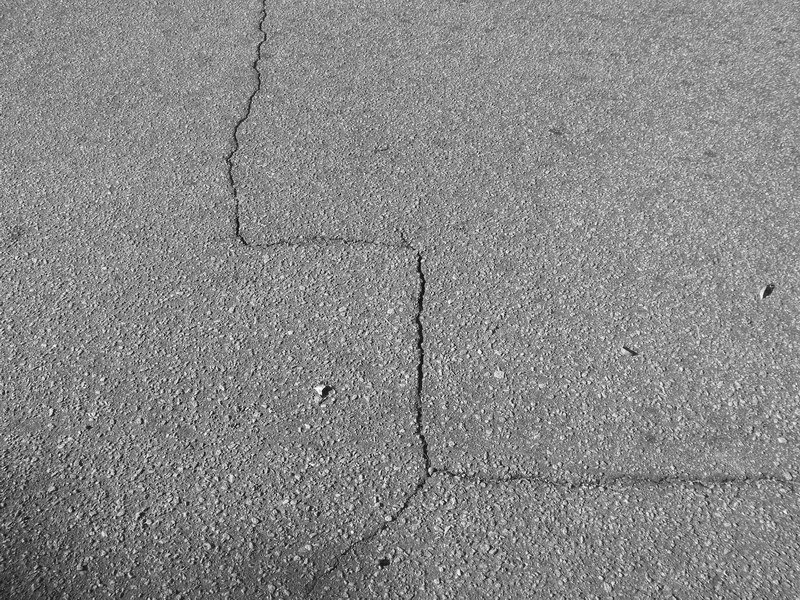
#> input picture training/6192.jpg, 800 x 600 px, found by its file name
$ python edge2.py   (older library calls are emulated)
#> lines starting #> are read from the running program, lines starting #| are printed output that depends on the picture
import cv2
import numpy as np
import matplotlib.pyplot as plt

img = cv2.imread('tree260/image/6192.jpg', 1)
#> img is the input picture: shape (600, 800, 3); min 0, max 255, mean 135.9
img = cv2.cvtColor(img, cv2.COLOR_BGR2RGB)
sobel_x = cv2.Sobel(img, cv2.CV_64F, 1, 0, ksize=5)
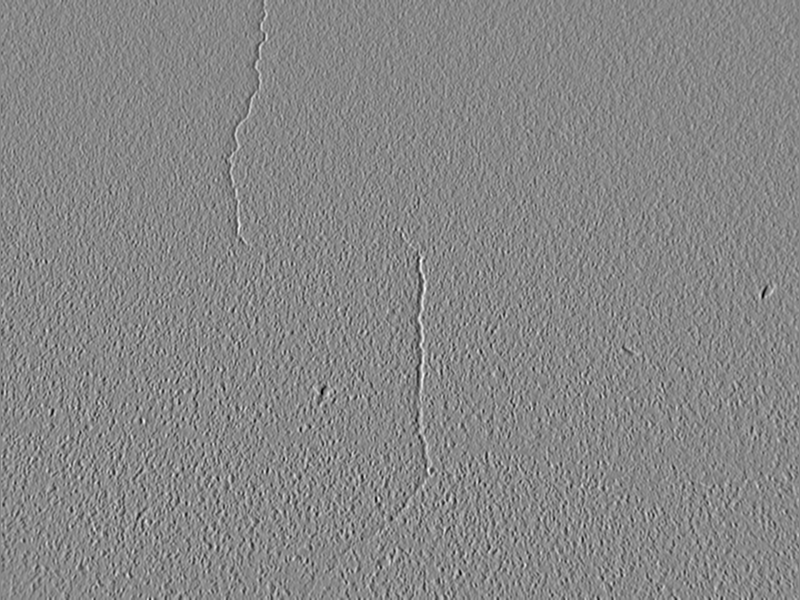
#> sobel_x: shape (600, 800, 3) float64; min -9053, max 7994, mean 2.9; drawn with min black and max white
sobel_y = cv2.Sobel(img, cv2.CV_64F, 0, 1, ksize=5)
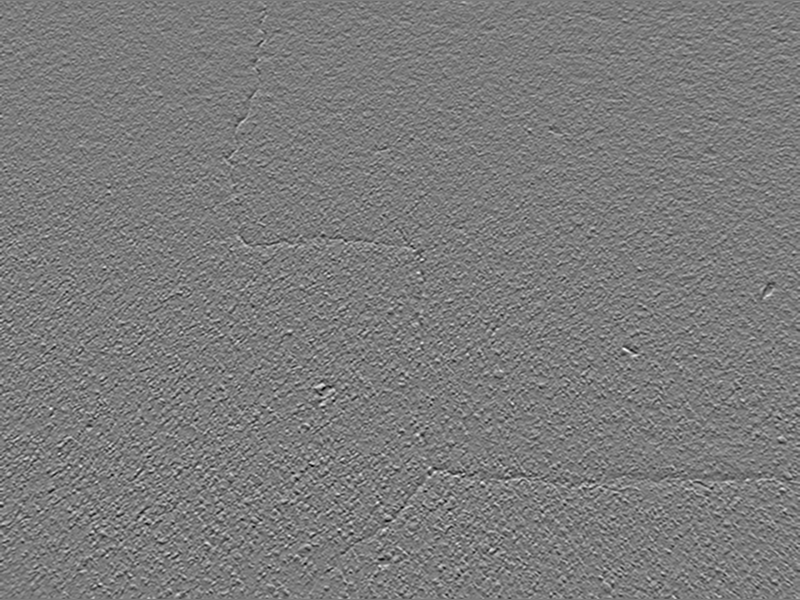
#> sobel_y: shape (600, 800, 3) float64; min -6324, max 6659, mean -8; drawn with min black and max white

f, axes = plt.subplots(1,3, figsize=(30,10))
axes[0].imshow(img)
axes[0].set_title('origin')
axes[1].imshow(sobel_x)
axes[1].set_title('sobel_x')
axes[2].imshow(sobel_y)
axes[2].set_title('sobel_y')
plt.show()
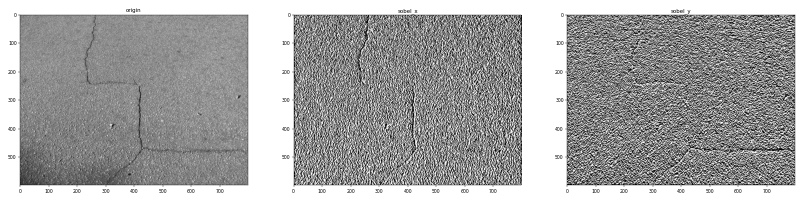
#> figure drawn by matplotlib, 3 panels

$ run again, with training/6193.jpg copied over training/6192.jpg
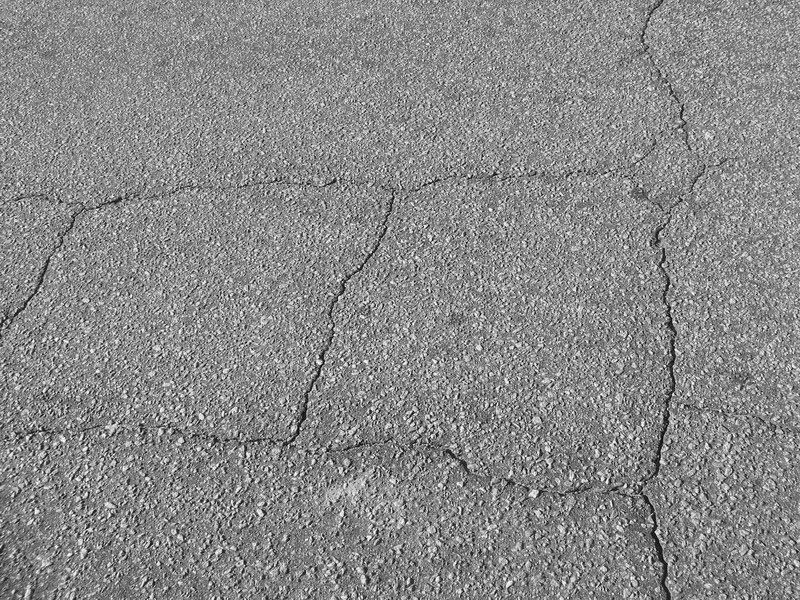
#> input picture training/6193.jpg, 800 x 600 px, found by its file name
#> img is the input picture: shape (600, 800, 3); min 0, max 255, mean 137
#> `sobel_y = cv2.Sobel(img, cv2.CV_64F, 0, 1, ksize=5)`:
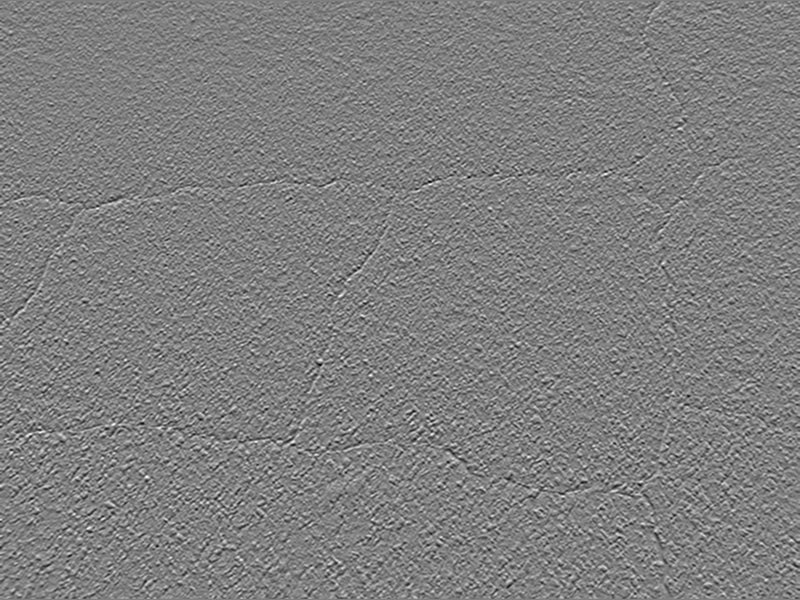
#> sobel_y: shape (600, 800, 3) float64; min -7115, max 7084, mean -2.8; drawn with min black and max white
#> `plt.show()`:
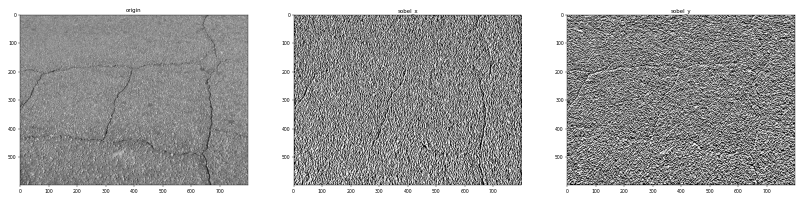
#> figure drawn by matplotlib, 3 panels

$ run again, with training/6194.jpg copied over training/6192.jpg
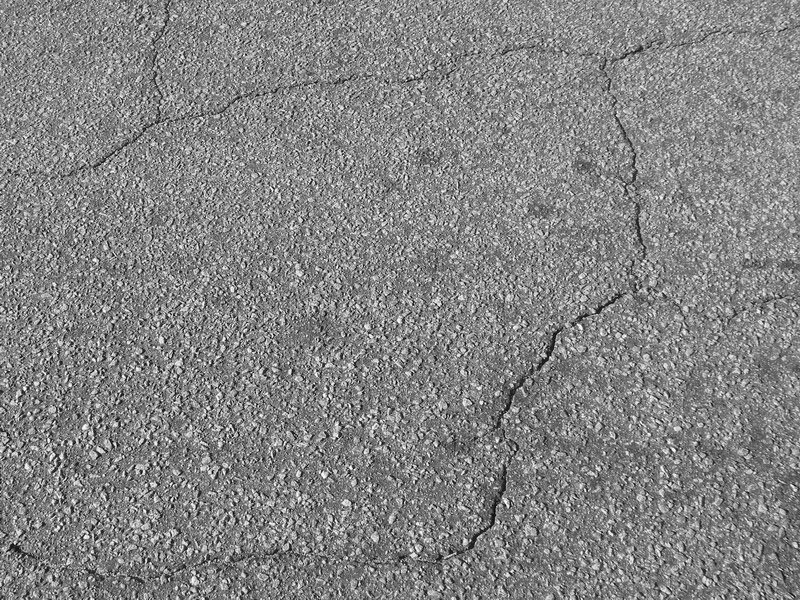
#> input picture training/6194.jpg, 800 x 600 px, found by its file name
#> img is the input picture: shape (600, 800, 3); min 0, max 255, mean 131.9
#> `sobel_y = cv2.Sobel(img, cv2.CV_64F, 0, 1, ksize=5)`:
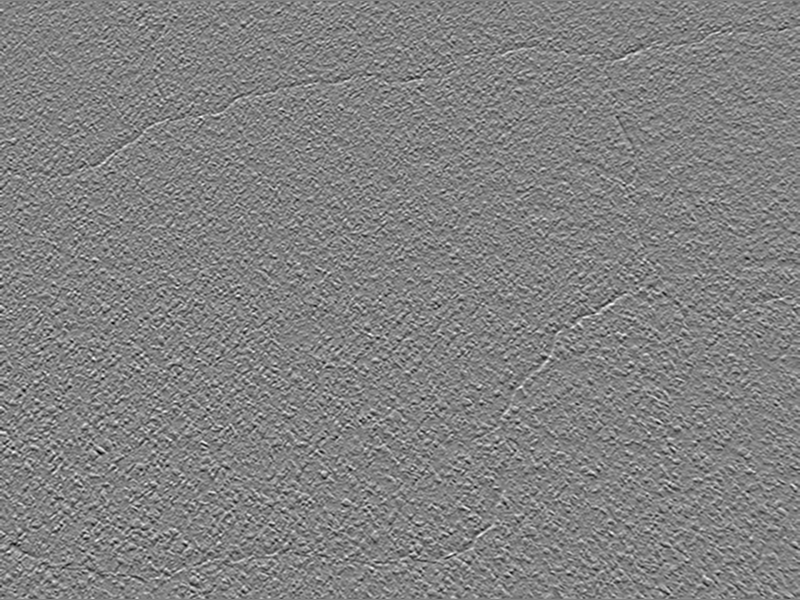
#> sobel_y: shape (600, 800, 3) float64; min -7217, max 6903, mean -3; drawn with min black and max white
#> `plt.show()`:
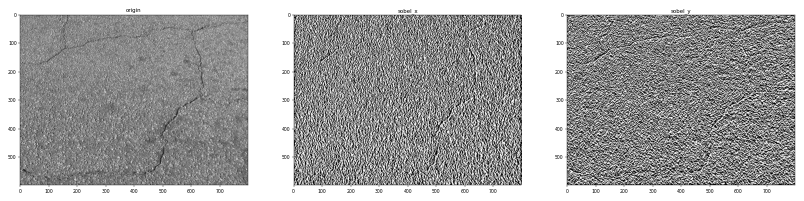
#> figure drawn by matplotlib, 3 panels

$ run again, with training/6195.jpg copied over training/6192.jpg
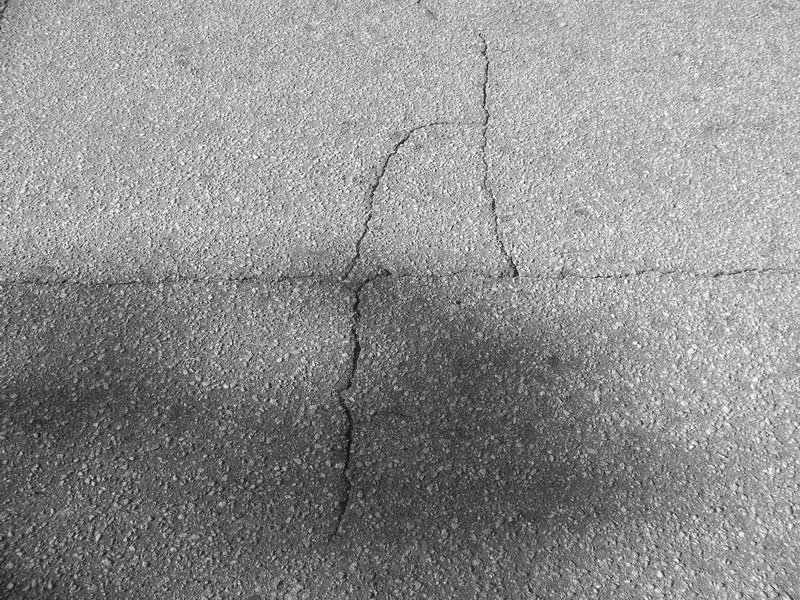
#> input picture training/6195.jpg, 800 x 600 px, found by its file name
#> img is the input picture: shape (600, 800, 3); min 0, max 255, mean 141.9
#> `sobel_y = cv2.Sobel(img, cv2.CV_64F, 0, 1, ksize=5)`:
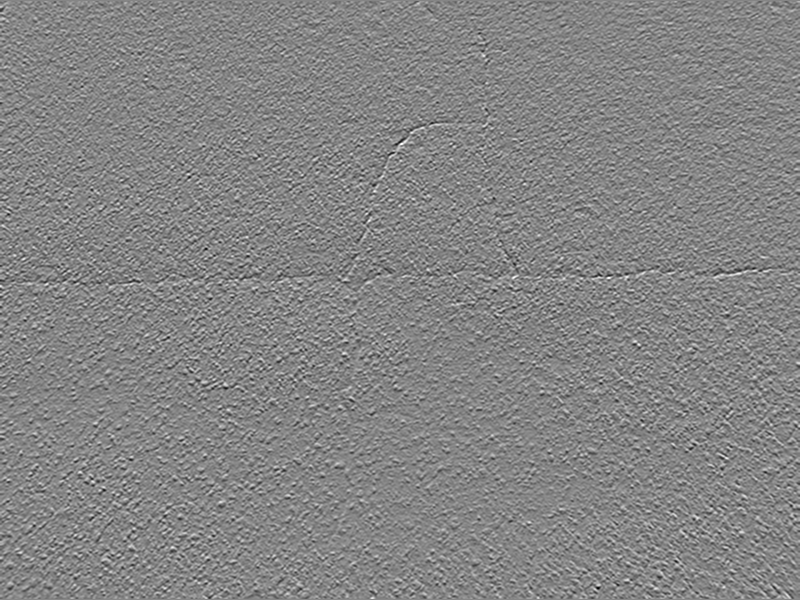
#> sobel_y: shape (600, 800, 3) float64; min -6278, max 5754, mean -13.4; drawn with min black and max white
#> `plt.show()`:
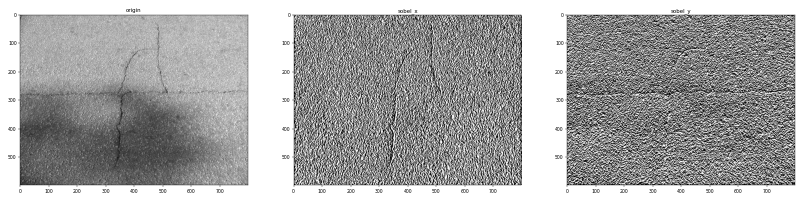
#> figure drawn by matplotlib, 3 panels
